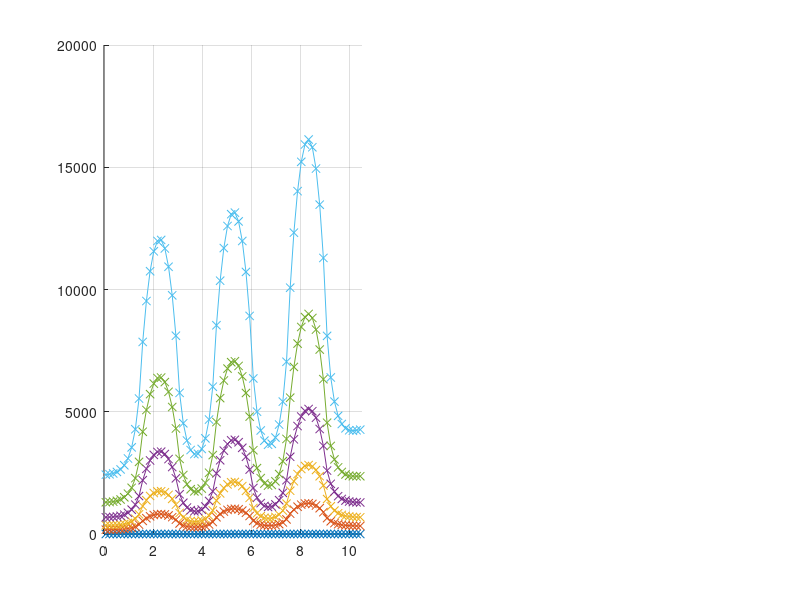

MATLAB code for this plot: (Note: this script raises an error after producing the figure.)
close all; clear all;

precursor = csvread('precursor_concentration_test_input.yaml_N=70_dt=5e-05.csv');
flux = csvread('flux_test_input.yaml_N=70_dt=5e-05.csv');

x = linspace(0.075, 10.5-0.075,70); 

subplot(1,2,1)
grid on; hold on;
for i = 1:6
   
    plot(x, flux(:,i),'-x')
    
end
xlim([0,10.5]); ax = gca; ax.YAxis.Exponent = 3;
ylabel('neutron flux $\left[\frac{1}{cm^2s}\right]$', 'Interpreter', 'latex')
xlabel('position $\left[cm\right]$', 'Interpreter', 'latex')
subplot(1,2,2); grid on; hold on;
for i = 1:6
   
    plot(x, precursor(:,i),'-x')
    
end
xlim([0,10.5])
ylabel('precursor concentration $\left[\frac{1}{cm^3}\right]$', 'Interpreter', 'latex')
xlabel('position $\left[cm\right]$', 'Interpreter', 'latex')
legend('t = 0','t = 5.0E-5', 't = 1.0E-4', 't = 1.5E-4', 't = 2.0E-4', 't = 2.5E-4', 'Orientation', 'vertical');


